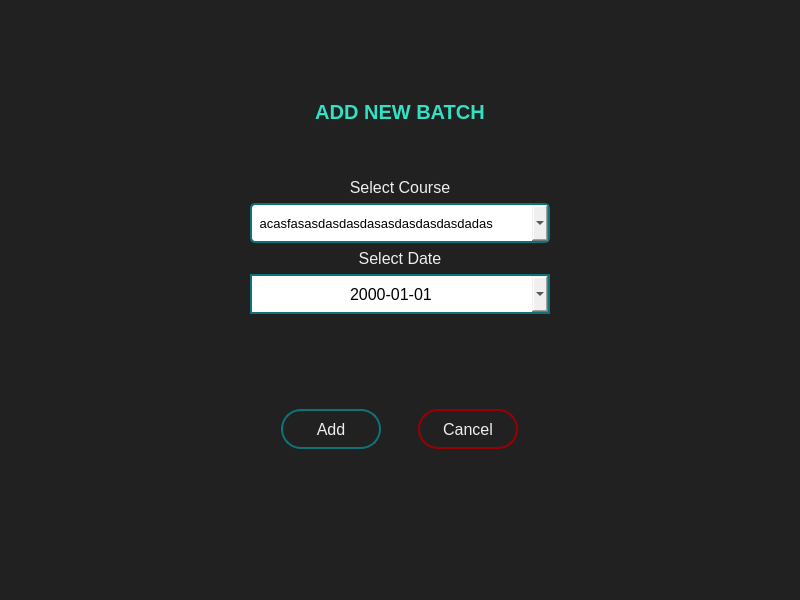
<?xml version="1.0" encoding="UTF-8"?>
<ui version="4.0">
 <class>AddBatchDialog</class>
 <widget class="QDialog" name="AddBatchDialog">
  <property name="geometry">
   <rect>
    <x>0</x>
    <y>0</y>
    <width>800</width>
    <height>600</height>
   </rect>
  </property>
  <property name="minimumSize">
   <size>
    <width>800</width>
    <height>600</height>
   </size>
  </property>
  <property name="maximumSize">
   <size>
    <width>800</width>
    <height>600</height>
   </size>
  </property>
  <property name="windowTitle">
   <string>Add New Batch</string>
  </property>
  <property name="styleSheet">
   <string notr="true">QDialog{
background-color: #212121;
}

QPushButton{
background-color: #212121;
Color: #eeeeee;
border-radius: 20px;
}

QPushButton#AddButton{
border: 2px solid #0d7377;
}

QPushButton#AddButton:hover{
border: 3px solid #32e0c4;
background-color: #0d7377;
}

QLabel{
color: #eeeeee;
}

QLabel#addNewBatchLabel{
color: #32e0c4;
}

QPushButton#cancelButton{
border: 2px solid #9a0002;
}

QPushButton#cancelButton:hover{
border: 3px solid rgb(255, 0, 0);
background-color: #9a0002;
}

QComboBox{
border: 2px solid #0d7377;
border-radius: 5px;
padding-left: 4px;
padding-right: 4px;
}

QComboBox:hover{
border: 3px solid #32e0c4;
}

QComboBox QAbstractItemView {
border: 2px solid #32e0c4;
selection-background-color: #0d7377;
}

QDateEdit{
border: 2px solid #0d7377;
}

QDateEdit:hover{
border: 2px solid #32e0c4;
}
</string>
  </property>
  <layout class="QGridLayout" name="gridLayout">
   <item row="1" column="2">
    <spacer name="horizontalSpacer_2">
     <property name="orientation">
      <enum>Qt::Horizontal</enum>
     </property>
     <property name="sizeHint" stdset="0">
      <size>
       <width>40</width>
       <height>20</height>
      </size>
     </property>
    </spacer>
   </item>
   <item row="2" column="1">
    <spacer name="verticalSpacer">
     <property name="orientation">
      <enum>Qt::Vertical</enum>
     </property>
     <property name="sizeType">
      <enum>QSizePolicy::Maximum</enum>
     </property>
     <property name="sizeHint" stdset="0">
      <size>
       <width>20</width>
       <height>140</height>
      </size>
     </property>
    </spacer>
   </item>
   <item row="1" column="0">
    <spacer name="horizontalSpacer">
     <property name="orientation">
      <enum>Qt::Horizontal</enum>
     </property>
     <property name="sizeHint" stdset="0">
      <size>
       <width>40</width>
       <height>20</height>
      </size>
     </property>
    </spacer>
   </item>
   <item row="1" column="1">
    <layout class="QVBoxLayout" name="verticalLayout_4">
     <item>
      <widget class="QLabel" name="addNewBatchLabel">
       <property name="minimumSize">
        <size>
         <width>300</width>
         <height>41</height>
        </size>
       </property>
       <property name="maximumSize">
        <size>
         <width>300</width>
         <height>41</height>
        </size>
       </property>
       <property name="font">
        <font>
         <family>Segoe UI</family>
         <pointsize>15</pointsize>
         <weight>75</weight>
         <bold>true</bold>
        </font>
       </property>
       <property name="text">
        <string>ADD NEW BATCH</string>
       </property>
       <property name="alignment">
        <set>Qt::AlignCenter</set>
       </property>
      </widget>
     </item>
     <item>
      <spacer name="verticalSpacer_3">
       <property name="orientation">
        <enum>Qt::Vertical</enum>
       </property>
       <property name="sizeType">
        <enum>QSizePolicy::Maximum</enum>
       </property>
       <property name="sizeHint" stdset="0">
        <size>
         <width>20</width>
         <height>40</height>
        </size>
       </property>
      </spacer>
     </item>
     <item>
      <layout class="QVBoxLayout" name="verticalLayout_3">
       <item>
        <layout class="QVBoxLayout" name="verticalLayout">
         <item>
          <widget class="QLabel" name="selectCourseLabel">
           <property name="font">
            <font>
             <pointsize>12</pointsize>
            </font>
           </property>
           <property name="text">
            <string>Select Course</string>
           </property>
           <property name="alignment">
            <set>Qt::AlignCenter</set>
           </property>
          </widget>
         </item>
         <item>
          <widget class="QComboBox" name="courseComboBox">
           <property name="minimumSize">
            <size>
             <width>300</width>
             <height>40</height>
            </size>
           </property>
           <property name="maximumSize">
            <size>
             <width>300</width>
             <height>40</height>
            </size>
           </property>
           <property name="font">
            <font>
             <pointsize>10</pointsize>
            </font>
           </property>
           <item>
            <property name="text">
             <string> acasfasasdasdasdasasdasdasdasdadas</string>
            </property>
           </item>
           <item>
            <property name="text">
             <string>sdasdasdasdasdasd</string>
            </property>
           </item>
           <item>
            <property name="text">
             <string>asdasdasdadasdasda</string>
            </property>
           </item>
          </widget>
         </item>
        </layout>
       </item>
       <item>
        <layout class="QVBoxLayout" name="verticalLayout_2">
         <item>
          <widget class="QLabel" name="selectDateLabel">
           <property name="font">
            <font>
             <pointsize>12</pointsize>
            </font>
           </property>
           <property name="text">
            <string>Select Date</string>
           </property>
           <property name="alignment">
            <set>Qt::AlignCenter</set>
           </property>
          </widget>
         </item>
         <item>
          <widget class="QDateEdit" name="dateEdit">
           <property name="minimumSize">
            <size>
             <width>300</width>
             <height>40</height>
            </size>
           </property>
           <property name="maximumSize">
            <size>
             <width>300</width>
             <height>40</height>
            </size>
           </property>
           <property name="font">
            <font>
             <pointsize>12</pointsize>
            </font>
           </property>
           <property name="alignment">
            <set>Qt::AlignCenter</set>
           </property>
           <property name="displayFormat">
            <string>yyyy-MM-dd</string>
           </property>
           <property name="calendarPopup">
            <bool>true</bool>
           </property>
          </widget>
         </item>
        </layout>
       </item>
       <item>
        <spacer name="verticalSpacer_4">
         <property name="orientation">
          <enum>Qt::Vertical</enum>
         </property>
         <property name="sizeHint" stdset="0">
          <size>
           <width>20</width>
           <height>40</height>
          </size>
         </property>
        </spacer>
       </item>
       <item>
        <layout class="QHBoxLayout" name="horizontalLayout">
         <item>
          <widget class="QPushButton" name="AddButton">
           <property name="minimumSize">
            <size>
             <width>100</width>
             <height>40</height>
            </size>
           </property>
           <property name="maximumSize">
            <size>
             <width>100</width>
             <height>40</height>
            </size>
           </property>
           <property name="font">
            <font>
             <pointsize>12</pointsize>
            </font>
           </property>
           <property name="cursor">
            <cursorShape>OpenHandCursor</cursorShape>
           </property>
           <property name="text">
            <string>Add</string>
           </property>
          </widget>
         </item>
         <item>
          <widget class="QPushButton" name="cancelButton">
           <property name="minimumSize">
            <size>
             <width>100</width>
             <height>40</height>
            </size>
           </property>
           <property name="maximumSize">
            <size>
             <width>100</width>
             <height>40</height>
            </size>
           </property>
           <property name="font">
            <font>
             <pointsize>12</pointsize>
            </font>
           </property>
           <property name="cursor">
            <cursorShape>OpenHandCursor</cursorShape>
           </property>
           <property name="text">
            <string>Cancel</string>
           </property>
          </widget>
         </item>
        </layout>
       </item>
      </layout>
     </item>
    </layout>
   </item>
   <item row="0" column="1">
    <spacer name="verticalSpacer_2">
     <property name="orientation">
      <enum>Qt::Vertical</enum>
     </property>
     <property name="sizeType">
      <enum>QSizePolicy::Maximum</enum>
     </property>
     <property name="sizeHint" stdset="0">
      <size>
       <width>20</width>
       <height>80</height>
      </size>
     </property>
    </spacer>
   </item>
  </layout>
 </widget>
 <resources/>
 <connections/>
</ui>
